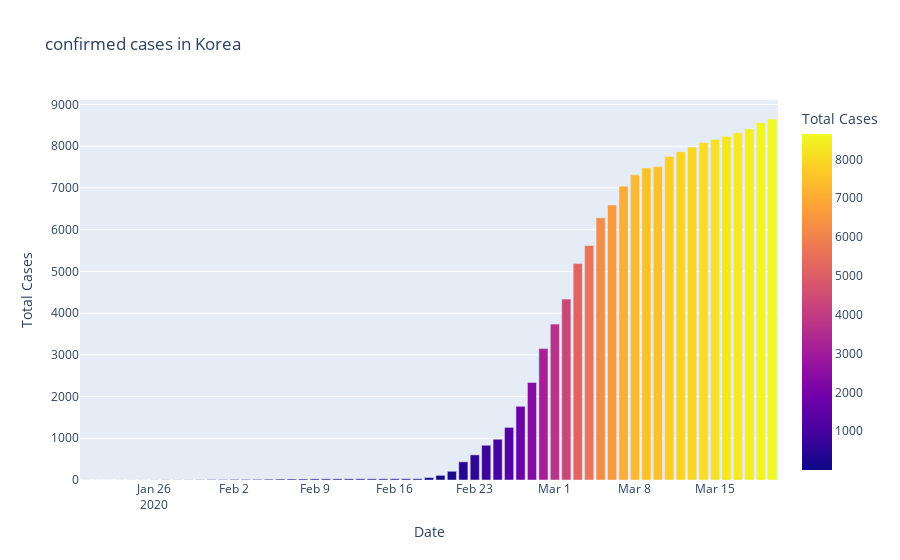

The notebook cell this image was saved under:
### Code cell
fig=px.bar(dbd_Korea,x="Date",y="Total Cases",color="Total Cases",title='confirmed cases in Korea')
fig.show()
